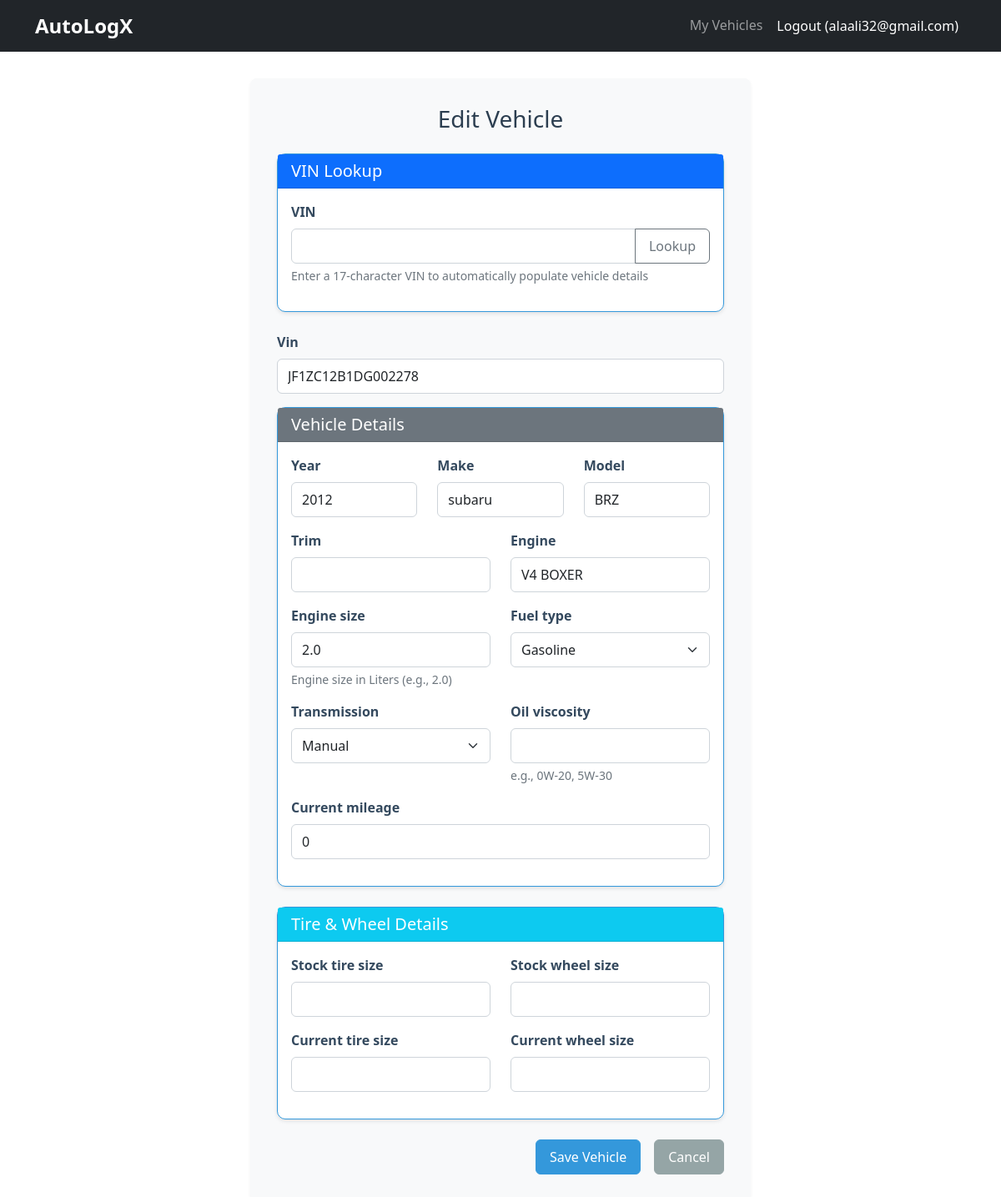
Page /vehicles/2/edit/ (signed in) on the earlier database version.
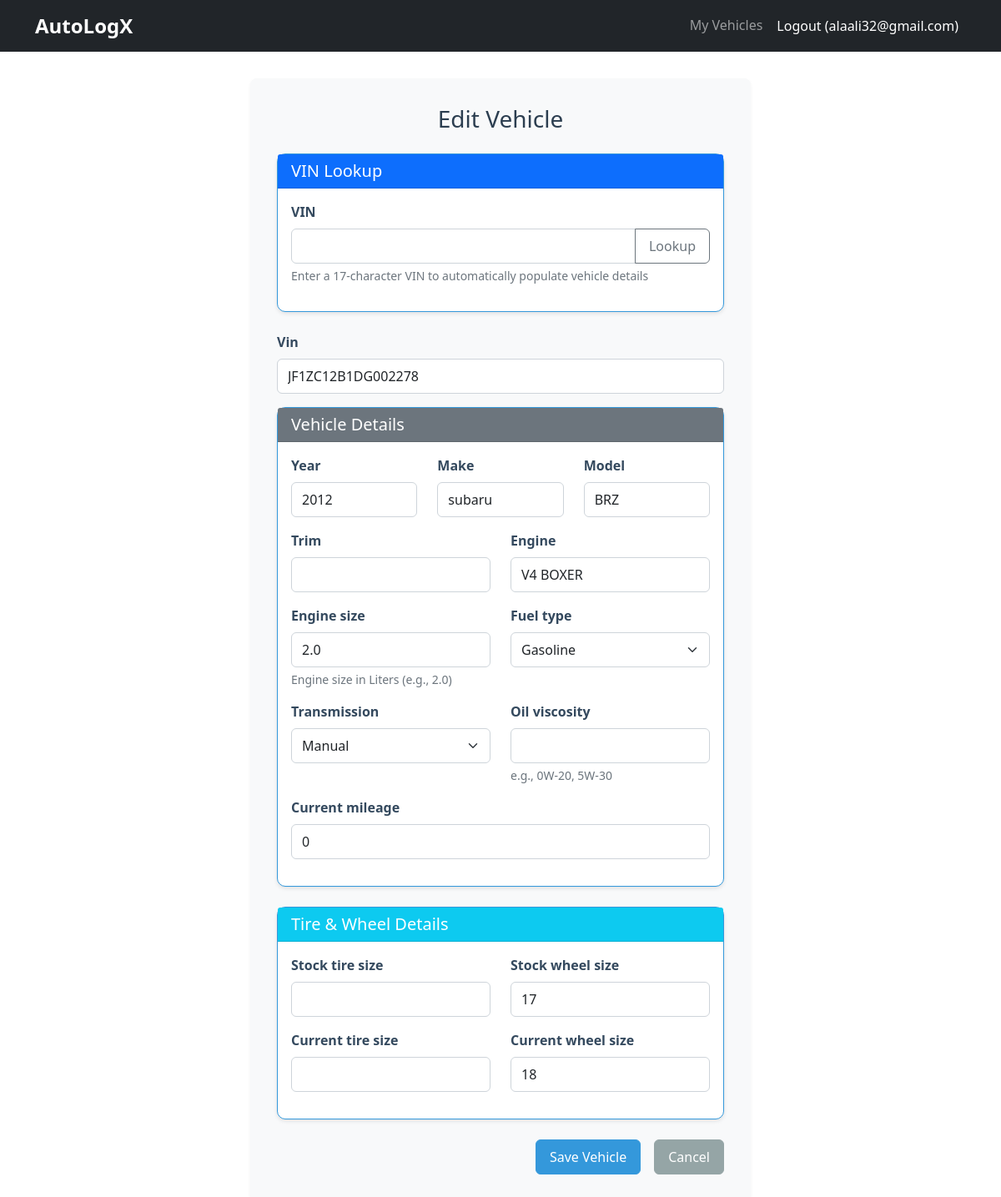
Same page on the later database version.
### autologx/api/models.py (models this page shows, shortened)
class Vehicle(models.Model):
    user = models.ForeignKey(User, on_delete=models.CASCADE, related_name='vehicles')
    vin = models.CharField(max_length=17, unique=True, blank=True, null=True)
    make = models.CharField(max_length=50)
    model = models.CharField(max_length=50)
    year = models.IntegerField()
    trim = models.CharField(max_length=50, blank=True)
    engine = models.CharField(max_length=100, blank=True)
    engine_size = models.DecimalField(max_digits=5, decimal_places=1, blank=True, null=True)
    fuel_type = models.CharField(max_length=20, blank=True)
    TRANSMISSION_CHOICES = [
        ('manual', 'Manual'), ('automatic', 'Automatic'), ('cvt', 'CVT'),
        ('semi_automatic', 'Semi-Automatic'), ('other', 'Other'),
    ]
    transmission = models.CharField(max_length=20, choices=TRANSMISSION_CHOICES, blank=True)
    oil_viscosity = models.CharField(max_length=10, blank=True, help_text="e.g., 0W-20, 5W-30")
    current_mileage = models.IntegerField(default=0)
    last_oil_change_mileage = models.IntegerField(blank=True, null=True)
    last_oil_change_date = models.DateField(blank=True, null=True)
    last_service_mileage = models.IntegerField(blank=True, null=True)
    last_service_date = models.DateField(blank=True, null=True)
    stock_tire_size = models.CharField(max_length=30, blank=True)
    stock_wheel_size = models.CharField(max_length=20, blank=True)
    current_tire_size = models.CharField(max_length=30, blank=True)
    current_wheel_size = models.CharField(max_length=20, blank=True)
    created_at = models.DateTimeField(auto_now_add=True)
    updated_at = models.DateTimeField(auto_now=True)

### autologx/api/views.py (the view)
# urls.py: path('vehicles/<int:pk>/edit/', views.vehicle_edit, name='vehicle_edit'),
@login_required
def vehicle_edit(request, pk):
    vehicle = get_object_or_404(Vehicle, pk=pk, user=request.user)
    if request.method == 'POST':
        form = VehicleForm(request.POST, instance=vehicle)
        if form.is_valid():
            form.save()
            messages.success(request, 'Vehicle updated successfully!')
            return redirect('vehicle_detail', pk=vehicle.pk)
    else:
        form = VehicleForm(instance=vehicle)
    return render(request, 'vehicles/form.html', {
        'form': form,
        'title': 'Edit Vehicle',
        'vehicle': vehicle
    })

### autologx/api/forms.py (shortened to what this page needs)
class VehicleForm(forms.ModelForm):
    vin_lookup = forms.CharField(max_length=17, required=False, label="VIN (for auto-lookup)", help_text="Enter VIN to automatically populate vehicle details")
    class Meta:
        model = Vehicle
        fields = ['vin_lookup', 'vin', 'make', 'model', 'year', 'trim', 'engine',
                 'engine_size', 'fuel_type', 'transmission', 'oil_viscosity',
                 'current_mileage', 'stock_tire_size', 'stock_wheel_size',
                 'current_tire_size', 'current_wheel_size']
        widgets = {
            'year': forms.NumberInput(attrs={'min': 1900, 'max': 2030}),
            'engine_size': forms.NumberInput(attrs={'step': '0.1'}),
            'current_mileage': forms.NumberInput(attrs={'min': 0}),
        }
    def __init__(self, *args, **kwargs):
        super().__init__(*args, **kwargs)
        self.fields['vin'].required = False

### templates/vehicles/form.html (shortened to what the changed rows need)
{% extends 'base.html' %}
{% load widget_tweaks %}
{% block content %}
<div class="form-container">
    <form method="post" id="vehicleForm">
        <div class="mb-3">
            <label for="id_vin" class="form-label">{{ form.vin.label }}</label>
            {{ form.vin|add_class:"form-control" }}
        </div>
        <div class="card mb-4">
            <div class="card-body">
                <div class="row">
                    <div class="col-md-4">
                        <div class="mb-3">
                            <label for="id_year" class="form-label">{{ form.year.label }}</label>
                            {{ form.year|add_class:"form-control" }}
                        </div>
                    </div>
                    <div class="col-md-4">
                        <div class="mb-3">
                            <label for="id_make" class="form-label">{{ form.make.label }}</label>
                            {{ form.make|add_class:"form-control" }}
                        </div>
                    </div>
                    <div class="col-md-4">
                        <div class="mb-3">
                            <label for="id_model" class="form-label">{{ form.model.label }}</label>
                            {{ form.model|add_class:"form-control" }}
                        </div>
                    </div>
                </div>
                <div class="row">
                    <div class="col-md-6">
                        <div class="mb-3">
                            <label for="id_trim" class="form-label">{{ form.trim.label }}</label>
                            {{ form.trim|add_class:"form-control" }}
                        </div>
                    </div>
                    <div class="col-md-6">
                        <div class="mb-3">
                            <label for="id_engine" class="form-label">{{ form.engine.label }}</label>
                            {{ form.engine|add_class:"form-control" }}
                        </div>
                    </div>
                </div>
                <div class="row">
                    <div class="col-md-6">
                        <div class="mb-3">
                            <label for="id_engine_size" class="form-label">{{ form.engine_size.label }}</label>
                            {{ form.engine_size|add_class:"form-control" }}
                            <div class="form-text">Engine size in Liters (e.g., 2.0)</div>
                        </div>
                    </div>
                    <div class="col-md-6">
                        <div class="mb-3">
                            <label for="id_fuel_type" class="form-label">{{ form.fuel_type.label }}</label>
                            {{ form.fuel_type|add_class:"form-select" }}
                        </div>
                    </div>
                </div>
                <div class="row">
                    <div class="col-md-6">
                        <div class="mb-3">
                            <label for="id_transmission" class="form-label">{{ form.transmission.label }}</label>
                            {{ form.transmission|add_class:"form-select" }}
                        </div>
                    </div>
                    <div class="col-md-6">
                        <div class="mb-3">
                            <label for="id_oil_viscosity" class="form-label">{{ form.oil_viscosity.label }}</label>
                            {{ form.oil_viscosity|add_class:"form-control" }}
                            <div class="form-text">e.g., 0W-20, 5W-30</div>
                        </div>
                    </div>
                </div>
                <div class="mb-3">
                    <label for="id_current_mileage" class="form-label">{{ form.current_mileage.label }}</label>
                    {{ form.current_mileage|add_class:"form-control" }}
                </div>
            </div>
        </div>
        <div class="card mb-4">
            <div class="card-body">
                <div class="row">
                    <div class="col-md-6">
                        <div class="mb-3">
                            <label for="id_stock_tire_size" class="form-label">{{ form.stock_tire_size.label }}</label>
                            {{ form.stock_tire_size|add_class:"form-control" }}
                        </div>
                    </div>
                    <div class="col-md-6">
                        <div class="mb-3">
                            <label for="id_stock_wheel_size" class="form-label">{{ form.stock_wheel_size.label }}</label>
                            {{ form.stock_wheel_size|add_class:"form-control" }}
                        </div>
                    </div>
                </div>
                <div class="row">
                    <div class="col-md-6">
                        <div class="mb-3">
                            <label for="id_current_tire_size" class="form-label">{{ form.current_tire_size.label }}</label>
                            {{ form.current_tire_size|add_class:"form-control" }}
                        </div>
                    </div>
                    <div class="col-md-6">
                        <div class="mb-3">
                            <label for="id_current_wheel_size" class="form-label">{{ form.current_wheel_size.label }}</label>
                            {{ form.current_wheel_size|add_class:"form-control" }}
                        </div>
                    </div>
                </div>
            </div>
        </div>
    </form>
</div>
{% endblock %}

Differences in the rows shown:
changed Vehicle "JF1ZC12B1DG002278": stock_wheel_size (not shown) → "17"; current_wheel_size (not shown) → "18"
